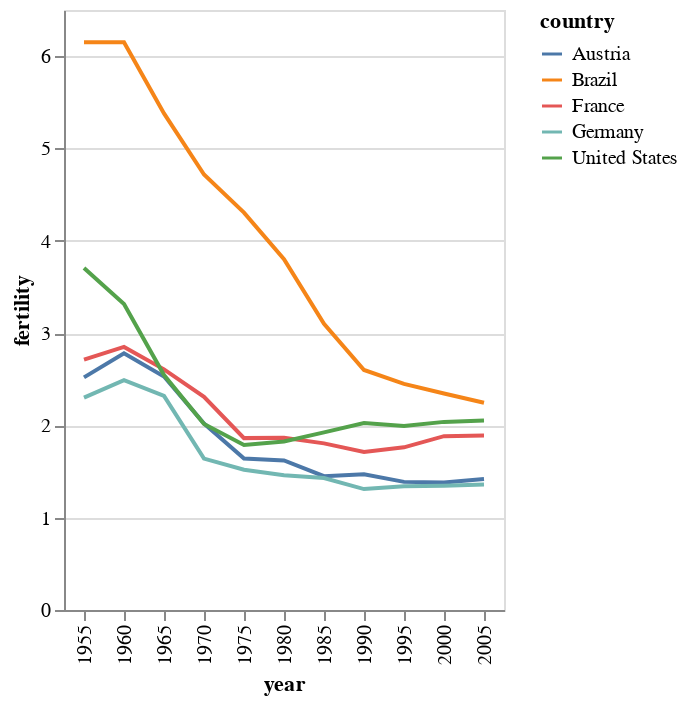

The notebook cell this image was saved under:
### Markdown cell above
We can use color to split items by a categorical value. Below, we'll map the color channel to country name and when we use lines, we'll get a different color line for each country.

### Code cell
alt.Chart(data_5countries).mark_line(tooltip=True).encode(
    x = 'year:O',
    y = 'fertility:Q',
    color = 'country:N'
)

### Figure 1 — Vega-Lite specification as saved in the notebook (floating-point values rounded to 4 significant figures)
{"config": {"view": {"continuousWidth": 300, "continuousHeight": 300}}, "data": {"name": "data-750f4cb9221233bad57566c6251b2243"}, "mark": {"type": "line", "tooltip": true}, "encoding": {"color": {"field": "country", "type": "nominal"}, "x": {"field": "year", "type": "ordinal"}, "y": {"field": "fertility", "type": "quantitative"}}, "$schema": "https://vega.github.io/schema/vega-lite/v5.20.1.json", "datasets": {"data-750f4cb9221233bad57566c6251b2243": [{"year": 1955, "country": "Austria", "cluster": 1, "pop": 6946885, "life_expect": 67.48, "fertility": 2.52}, {"year": 1960, "country": "Austria", "cluster": 1, "pop": 7047437, "life_expect": 69.54, "fertility": 2.78}, {"year": 1965, "country": "Austria", "cluster": 1, "pop": 7270889, "life_expect": 70.14, "fertility": 2.53}, {"year": 1970, "country": "Austria", "cluster": 1, "pop": 7467086, "life_expect": 70.63, "fertility": 2.02}, {"year": 1975, "country": "Austria", "cluster": 1, "pop": 7578903, "life_expect": 72.17, "fertility": 1.64}, {"year": 1980, "country": "Austria", "cluster": 1, "pop": 7549433, "life_expect": 73.18, "fertility": 1.62}, {"year": 1985, "country": "Austria", "cluster": 1, "pop": 7559776, "life_expect": 74.94, "fertility": 1.45}, {"year": 1990, "country": "Austria", "cluster": 1, "pop": 7722953, "life_expect": 76.04, "fertility": 1.47}, {"year": 1995, "country": "Austria", "cluster": 1, "pop": 8047433, "life_expect": 77.51, "fertility": 1.388}, {"year": 2000, "country": "Austria", "cluster": 1, "pop": 8113413, "life_expect": 78.98, "fertility": 1.382}, {"year": 2005, "country": "Austria", "cluster": 1, "pop": 8184691, "life_expect": 79.83, "fertility": 1.42}, {"year": 1955, "country": "Brazil", "cluster": 3, "pop": 61773546, "life_expect": 53.28, "fertility": 6.15}, {"year": 1960, "country": "Brazil", "cluster": 3, "pop": 71694810, "life_expect": 55.66, "fertility": 6.15}, {"year": 1965, "country": "Brazil", "cluster": 3, "pop": 83092908, "life_expect": 57.63, "fertility": 5.38}, {"year": 1970, "country": "Brazil", "cluster": 3, "pop": 95684297, "life_expect": 59.5, "fertility": 4.718}, {"year": 1975, "country": "Brazil", "cluster": 3, "pop": 108823732, "life_expect": 61.49, "fertility": 4.305}, {"year": 1980, "country": "Brazil", "cluster": 3, "pop": 122958132, "life_expect": 63.34, "fertility": 3.8}, {"year": 1985, "country": "Brazil", "cluster": 3, "pop": 137302933, "life_expect": 65.2, "fertility": 3.1}, {"year": 1990, "country": "Brazil", "cluster": 3, "pop": 151083809, "life_expect": 67.06, "fertility": 2.6}, {"year": 1995, "country": "Brazil", "cluster": 3, "pop": 163542501, "life_expect": 69.39, "fertility": 2.45}, {"year": 2000, "country": "Brazil", "cluster": 3, "pop": 175552771, "life_expect": 71.01, "fertility": 2.345}, {"year": 2005, "country": "Brazil", "cluster": 3, "pop": 186112794, "life_expect": 72.39, "fertility": 2.245}, {"year": 1955, "country": "France", "cluster": 1, "pop": 43427669, "life_expect": 68.93, "fertility": 2.712}, {"year": 1960, "country": "France", "cluster": 1, "pop": 45670000, "life_expect": 70.51, "fertility": 2.85}, {"year": 1965, "country": "France", "cluster": 1, "pop": 48763000, "life_expect": 71.55, "fertility": 2.607}, {"year": 1970, "country": "France", "cluster": 1, "pop": 50787000, "life_expect": 72.38, "fertility": 2.31}, {"year": 1975, "country": "France", "cluster": 1, "pop": 52758427, "life_expect": 73.83, "fertility": 1.862}, {"year": 1980, "country": "France", "cluster": 1, "pop": 53869743, "life_expect": 74.89, "fertility": 1.866}, {"year": 1985, "country": "France", "cluster": 1, "pop": 55171224, "life_expect": 76.34, "fertility": 1.805}, {"year": 1990, "country": "France", "cluster": 1, "pop": 56735161, "life_expect": 77.46, "fertility": 1.713}, {"year": 1995, "country": "France", "cluster": 1, "pop": 58149727, "life_expect": 78.64, "fertility": 1.762}, {"year": 2000, "country": "France", "cluster": 1, "pop": 59381628, "life_expect": 79.59, "fertility": 1.883}, {"year": 2005, "country": "France", "cluster": 1, "pop": 60656178, "life_expect": 80.66, "fertility": 1.892}, {"year": 1955, "country": "Germany", "cluster": 1, "pop": 70195612, "life_expect": 69.1, "fertility": 2.3}, {"year": 1960, "country": "Germany", "cluster": 1, "pop": 72480869, "life_expect": 70.3, "fertility": 2.49}, {"year": 1965, "country": "Germany", "cluster": 1, "pop": 75638851, "life_expect": 70.8, "fertility": 2.32}, {"year": 1970, "country": "Germany", "cluster": 1, "pop": 77783164, "life_expect": 71.0, "fertility": 1.64}, {"year": 1975, "country": "Germany", "cluster": 1, "pop": 78682325, "life_expect": 72.5, "fertility": 1.52}, {"year": 1980, "country": "Germany", "cluster": 1, "pop": 78297904, "life_expect": 73.8, "fertility": 1.46}, {"year": 1985, "country": "Germany", "cluster": 1, "pop": 77684907, "life_expect": 74.85, "fertility": 1.43}, {"year": 1990, "country": "Germany", "cluster": 1, "pop": 79380394, "life_expect": 76.07, "fertility": 1.31}, {"year": 1995, "country": "Germany", "cluster": 1, "pop": 81653702, "life_expect": 77.34, "fertility": 1.34}, {"year": 2000, "country": "Germany", "cluster": 1, "pop": 82187909, "life_expect": 78.67, "fertility": 1.346}, {"year": 2005, "country": "Germany", "cluster": 1, "pop": 82431390, "life_expect": 79.41, "fertility": 1.36}, {"year": 1955, "country": "United States", "cluster": 3, "pop": 165931000, "life_expect": 69.49, "fertility": 3.706}, {"year": 1960, "country": "United States", "cluster": 3, "pop": 180671000, "life_expect": 70.21, "fertility": 3.314}, {"year": 1965, "country": "United States", "cluster": 3, "pop": 194303000, "life_expect": 70.76, "fertility": 2.545}, {"year": 1970, "country": "United States", "cluster": 3, "pop": 205052000, "life_expect": 71.34, "fertility": 2.016}, {"year": 1975, "country": "United States", "cluster": 3, "pop": 215973000, "life_expect": 73.38, "fertility": 1.788}, {"year": 1980, "country": "United States", "cluster": 3, "pop": 227726463, "life_expect": 74.65, "fertility": 1.825}, {"year": 1985, "country": "United States", "cluster": 3, "pop": 238466283, "life_expect": 75.02, "fertility": 1.924}, {"year": 1990, "country": "United States", "cluster": 3, "pop": 250131894, "life_expect": 76.09, "fertility": 2.025}, {"year": 1995, "country": "United States", "cluster": 3, "pop": 266557091, "life_expect": 76.81, "fertility": 1.994}, {"year": 2000, "country": "United States", "cluster": 3, "pop": 282338631, "life_expect": 77.31, "fertility": 2.038}, {"year": 2005, "country": "United States", "cluster": 3, "pop": 295734134, "life_expect": 78.24, "fertility": 2.054}]}}
